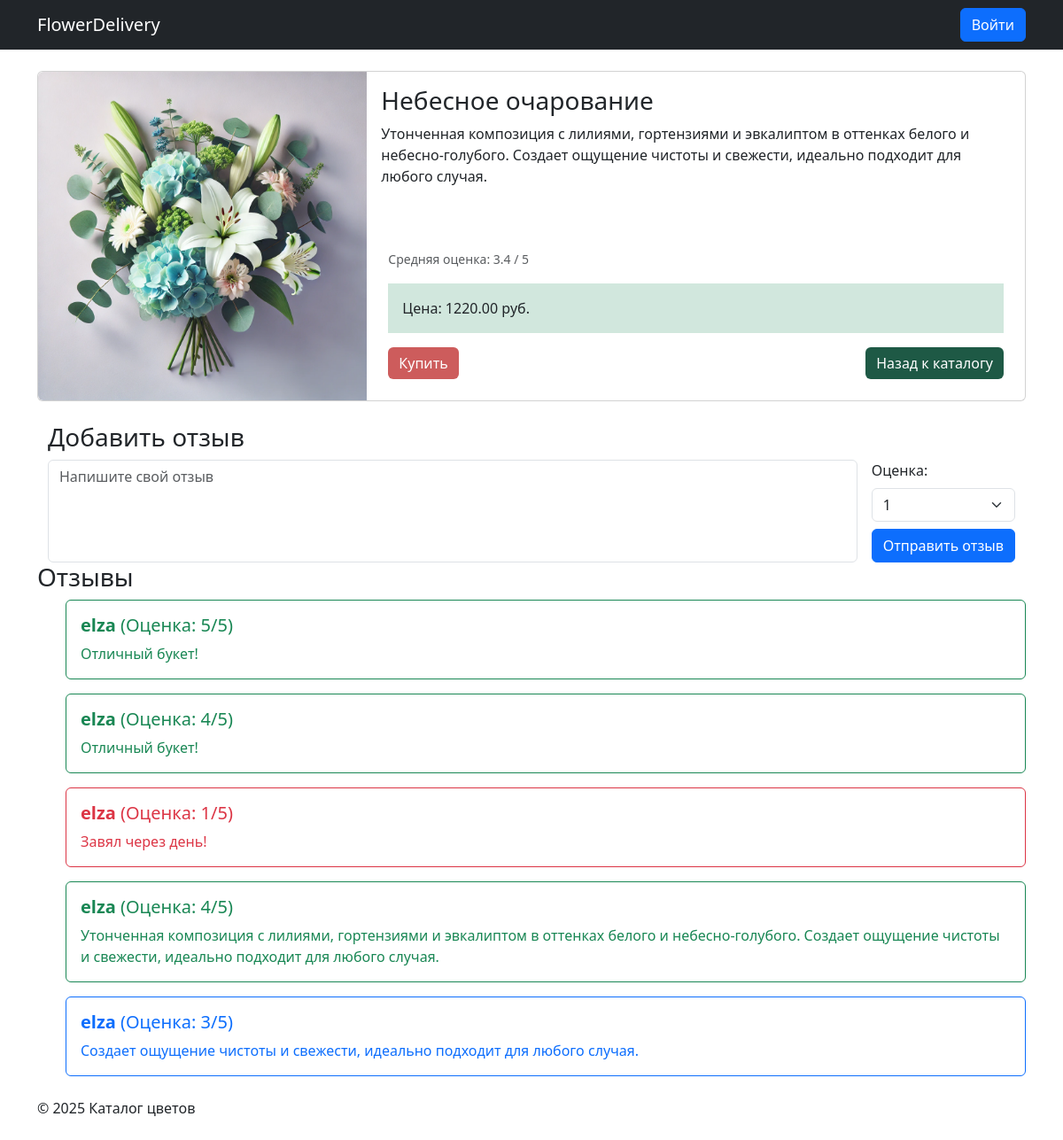
Screenshot of /product/2/ with the database file from the repository.
### catalog/models.py (models this page shows, shortened)
class Product(models.Model):
    name = models.CharField(max_length=200)
    description = models.TextField()
    price = models.DecimalField(max_digits=10, decimal_places=2)
    image = models.ImageField(upload_to='products/')
    created_at = models.DateTimeField(auto_now_add=True)

### reviews/models.py (models this page shows, shortened)
class Review(models.Model):
    user = models.ForeignKey(User, on_delete=models.CASCADE, related_name='reviews')
    product = models.ForeignKey(Product, on_delete=models.CASCADE, related_name='reviews')
    review_text = models.TextField()
    rating = models.PositiveIntegerField(default=1)
    created_at = models.DateTimeField(auto_now_add=True)

### catalog/views.py (the view)
# urls.py: path('product/<int:pk>/', ProductDetailView.as_view(), name='product_detail'),
class ProductDetailView(DetailView):
    model = Product
    template_name = 'catalog/product_detail.html'
    context_object_name = 'product'
    def get_context_data(self, **kwargs):
        context = super().get_context_data(**kwargs)
        product = self.get_object()
        average_rating = get_average_rating(product.id)
        context['average_rating'] = average_rating
        return context

### core/services.py (called while the page is built)
def get_average_rating(product_id):
    avg_rating = Review.objects.filter(product_id=product_id).aggregate(Avg('rating'))['rating__avg']
    return round(avg_rating, 1) if avg_rating else None

### templates/catalog/product_detail.html (shortened to what this page needs)
{% extends 'base.html' %}
{% block content %}
<div class="card mb-12" style="max-width: 100%">
    <div class="row g-0">
        <div class="col-md-4">
            <img src="{{ product.image.url }}" class="img-fluid rounded-start" alt="{{ product.name }}">
        </div>
        <div class="col-md-8 d-flex flex-column">
            <div class="card-body">
                <h3 class="card-title">{{ product.name }}</h3>
                <p class="card-text">{{ product.description }}</p>
            </div>
            <div class="mt-auto m-4">
                                <p class="card-text">
                    <small class="text-body-secondary">
                        {% if average_rating %}
                            Средняя оценка: {{ average_rating }} / 5
                        {% else %}
                            Оценок пока нет
                        {% endif %}
                    </small>
                </p>
                <p class="card-text bg-success-subtle p-3 mb-2">Цена: {{ product.price }} руб.</p>
                <div class="d-flex justify-content-between mt-3">
                    <a href="#" class="btn btn-purple">Купить</a>
                    <a href="/" class="btn btn-filter">Назад к каталогу</a>
                </div>
            </div>
        </div>
    </div>
</div>
    <div class="container mt-4">
        <h3>Добавить отзыв</h3>
        <form action="{% url 'add_review' product.id %}" method="post" class="d-flex align-items-stretch gap-3">
            <div class="flex-grow-1">
            <textarea
                    name="review_text"
                    class="form-control h-100"
                    placeholder="Напишите свой отзыв"
                    required
                    style="resize: none;"
            ></textarea>
            </div>
            <div class="d-flex flex-column justify-content-end">
                <div class="mb-2">
                    <label for="rating" class="form-label">Оценка:</label>
                    <select name="rating" id="rating" class="form-select" required>
                        <option value="1">1</option>
                    </select>
                </div>
                <button type="submit" class="btn btn-primary">Отправить отзыв</button>
            </div>
        </form>
    </div>
    <h3>Отзывы</h3>
    {% if product.reviews.all %}
        <ul style="list-style: none;">
            {% for review in product.reviews.all %}
                <li>
                    {% if review.rating >= 4 %}
                        <div class="card border-success mb-3">
                            <div class="card-body text-success">
                                <h5 class="card-title">
                                    <strong>{{ review.user.username }}</strong> (Оценка: {{ review.rating }}/5)
                                </h5>
                                <p class="card-text">{{ review.review_text }}</p>
                            </div>
                        </div>
                    {% elif review.rating == 3 %}
                        <div class="card border-primary mb-3">
                            <div class="card-body text-primary">
                                <h5 class="card-title">
                                    <strong>{{ review.user.username }}</strong> (Оценка: {{ review.rating }}/5)
                                </h5>
                                <p class="card-text">{{ review.review_text }}</p>
                            </div>
                        </div>
                    {% else %}
                        <div class="card border-danger mb-3">
                            <div class="card-body text-danger">
                                <h5 class="card-title">
                                    <strong>{{ review.user.username }}</strong> (Оценка: {{ review.rating }}/5)
                                </h5>
                                <p class="card-text">{{ review.review_text }}</p>
                            </div>
                        </div>
                    {% endif %}
                </li>
            {% endfor %}
        </ul>
    {% else %}
        <p>Отзывов пока нет. Будьте первым!</p>
    {% endif %}
{% endblock %}

### static/css/style.css (style rules this page uses)
.btn-filter { background-color: #1E5945 !important; color: #fff !important; border: none !important; }
.btn-purple { background-color: #CD5C5C !important; color: #fff !important; border: none !important; }

### rows the page displays
Product: image (picture), name "Небесное очарование", description "Утонченная композиция с лилиями, гортензиями и эвкалиптом в оттенках белого и небесно-голубого. Создает ощущение чистоты и свежести, идеально подходит для любого случая.", price "1220.00"
Review: user.username "elza", rating "5", review_text "Отличный букет!"
Review: user.username "elza", rating "4", review_text "Отличный букет!"
Review: user.username "elza", rating "1", review_text "Завял через день!"
Review: user.username "elza", rating "4", review_text "Утонченная композиция с лилиями, гортензиями и эвкалиптом в оттенках белого и небесно-голубого. Создает ощущение чистоты и свежести, идеально подходит для любого случая."
Review: user.username "elza", rating "3", review_text "Создает ощущение чистоты и свежести, идеально подходит для любого случая."

### other values shown
{{ average_rating }} "3.4"
